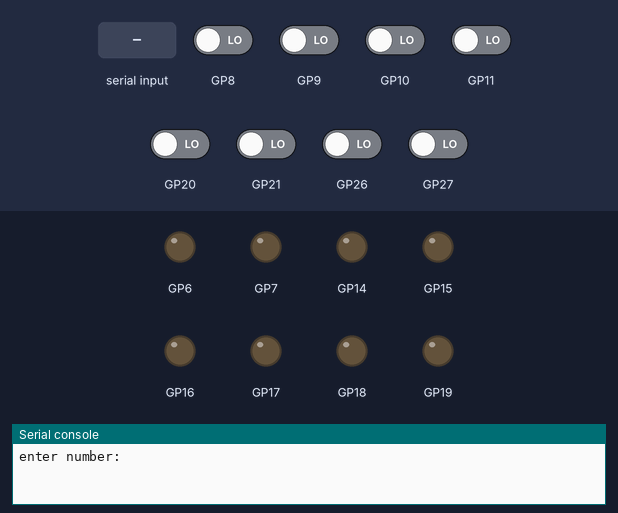
Bench run of a program on a simulated Raspberry Pi Pico running MicroPython. Parts: output pins drawn as LEDs (lit = HIGH), the last lines printed to the serial console. Inputs (shaded band) come from the test bench; at power-on: GP8–11, GP20, GP21, GP26, GP27 LOW.

Above: at 1.2 s.
1.3 s: "8" typed at the serial console, then Enter
At 2.5 s:
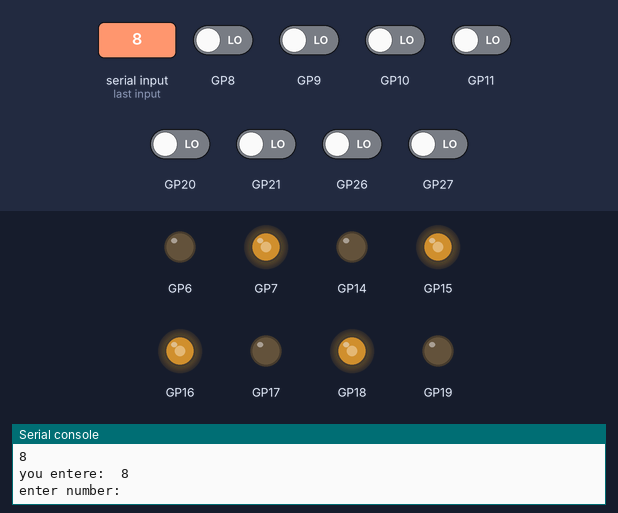
2.8 s: "5" typed at the serial console, then Enter
At 3.6 s:
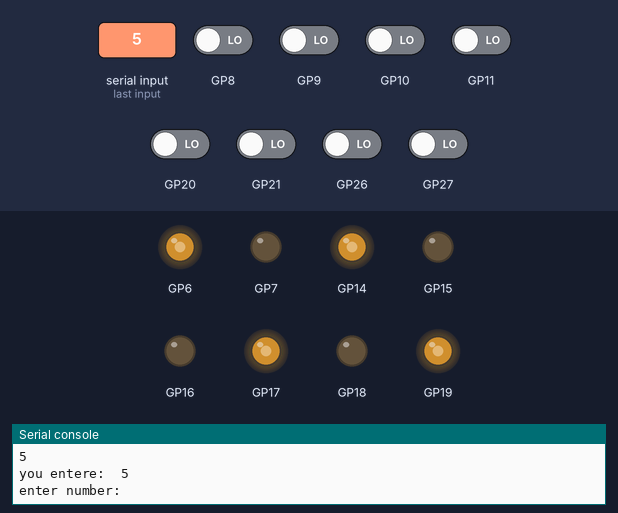
4.3 s: "4" typed at the serial console, then Enter
At 4.8 s:
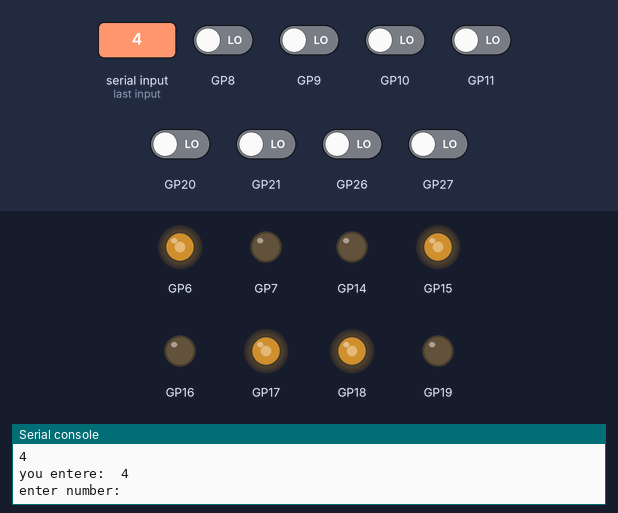
5.8 s: "6" typed at the serial console, then Enter
At 7.0 s:
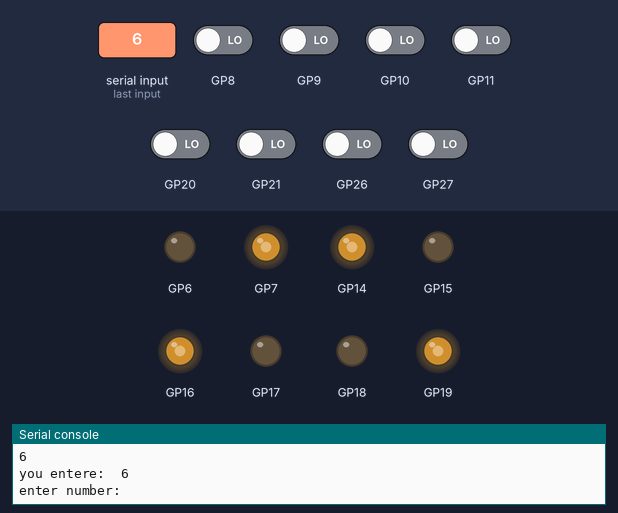
7.3 s: "3" typed at the serial console, then Enter
At 8.2 s:
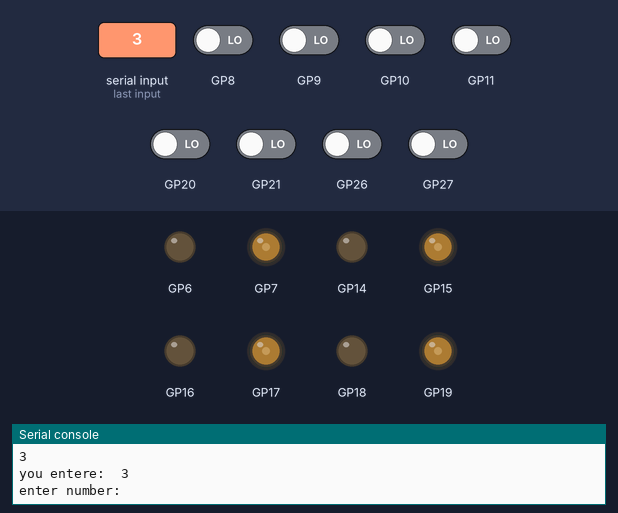
8.8 s: "1" typed at the serial console, then Enter
At 9.4 s:
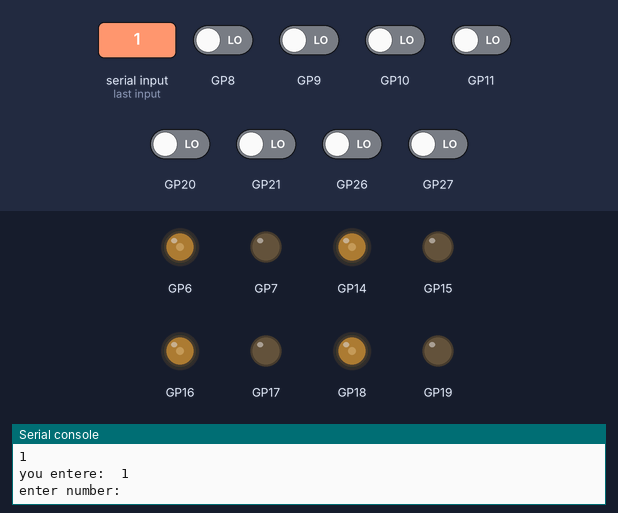
Timing chart, 0 to 11.3 s (numbered marks = the images above; inputs shaded):
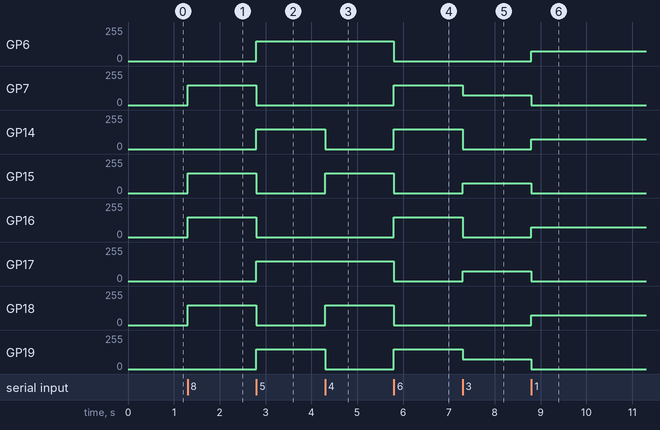

The program:

drive.py
```python
from machine import Pin, PWM, Timer, UART
import utime, time

#motor 1 depan kiri, 2 depan kanan, 3 belakang kiri, 4 belakang kanan

# Define GPIO pins for each encoder channel
encoder_channels = [(8, 9), (26, 27), (10, 11), (20, 21)]  # Each tuple contains (channel_A, channel_B) pins for an encoder

# Define driver pins for motors
motor_pins = [(6, 7), (19, 18), (14, 15), (17, 16)]  # Each tuple contains (RPWM, LPWM) pins for a motor

# Set up the GPIO pins as outputs for motors
motors = []
for rpwm_pin, lpwm_pin in motor_pins:
    rpwm = Pin(rpwm_pin, Pin.OUT)
    lpwm = Pin(lpwm_pin, Pin.OUT)
    motors.append((PWM(rpwm), PWM(lpwm)))

# Set PWM frequency and initial duty cycle for all motors
for rpwm, lpwm in motors:
    rpwm.freq(1000)
    lpwm.freq(1000)
    rpwm.duty_u16(0)
    lpwm.duty_u16(0)

# Setup GPIO pins as inputs with pull-down resistors for encoders
encoders = []
for channel_A, channel_B in encoder_channels:
    encoder_A = Pin(channel_A, Pin.IN, Pin.PULL_DOWN)
    encoder_B = Pin(channel_B, Pin.IN, Pin.PULL_DOWN)
    encoders.append((encoder_A, encoder_B))

# Initialize variables to keep track of encoder states and positions
encoder_positions = [0] * len(encoder_channels)
prev_states = [(encoder_A.value(), encoder_B.value()) for encoder_A, encoder_B in encoders]

def stop_motors():
    for rpwm, lpwm in motors:
        rpwm.duty_u16(0)
        lpwm.duty_u16(0)

def encoder(encoder_index):
    global encoder_positions, prev_states
    encoder_A, encoder_B = encoders[encoder_index]
    # Read the current state of the encoder channels
    current_state = (encoder_A.value(), encoder_B.value())

    # Check for changes in encoder state
    if current_state != prev_states[encoder_index]:
        # Encoder A has changed, update position
        if current_state[0] != prev_states[encoder_index][0]:
            if current_state[0] == 1 and current_state[1] == 0:
                encoder_positions[encoder_index] -= 1
            elif current_state[0] == 0 and current_state[1] == 1:
                encoder_positions[encoder_index] += 1

    # Update encoder state variables
    prev_states[encoder_index] = current_state

    # Print the current encoder position and encoder values
    print("Encoder {}: Position: {}, Values: A={}, B={}".format(encoder_index, encoder_positions[encoder_index], current_state[0], current_state[1]))

def drive_motor(motor_index, R, L):
    rpwm, lpwm = motors[motor_index]
    rpwm.duty_u16(R * 256)
    lpwm.duty_u16(L * 256)

def stop_and_measure(timer):
    stop_motors()  # Stop all motors

def case_maju():
    drive_motor(0, 0, 150)
    drive_motor(1, 0, 150)
    drive_motor(2, 0, 150)
    drive_motor(3, 0, 150)

def case_mundur():
    drive_motor(0, 150, 0)
    drive_motor(1, 150, 0)
    drive_motor(2, 150, 0)
    drive_motor(3, 150, 0)

def case_kiri():
    drive_motor(0, 150, 0)
    drive_motor(1, 0, 150)
    drive_motor(2, 0, 150)
    drive_motor(3, 150, 0)

def case_kanan():
    drive_motor(0, 0, 150)
    drive_motor(1, 150, 0)
    drive_motor(2, 150, 0)
    drive_motor(3, 0, 150)

def case_cw():
    drive_motor(0, 0, 75)
    drive_motor(1, 75, 0)
    drive_motor(2, 0, 75)
    drive_motor(3, 75, 0)

def case_ccw():
    drive_motor(0, 75, 0)
    drive_motor(1, 0, 75)
    drive_motor(2, 75, 0)
    drive_motor(3, 0, 75)

def case_default():
    stop_motors()
    print("Default case")

def switch_case(case):
    if case == "8":
        case_maju()
    elif case == "5":
        case_mundur()
    elif case == "4":
        case_kiri()
    elif case == "6":
        case_kanan()
    elif case == "3":
        case_cw()
    elif case == "1":
        case_ccw()
    else:
        case_default()

# Create a Timer object
timer = Timer()

try:
    """# Define UART pins (TX, RX)
    uart = UART(0, baudrate=9600, tx=Pin(0), rx=Pin(1))  # Adjust pins accordingly

    # Wait for UART to initialize
    time.sleep(2)

    # Read data from UART
    received_data = uart.read()
    print("Received Data:", received_data.decode())
    switch_case(received_data.decode())
    uart.deinit()"""

    while True:
        user_input = input("enter number: ")
        print("you entere: ", user_input)
        switch_case(user_input)

    # Run all motors forward for 5 seconds
    """for motor_index in range(len(motor_pins)):
        drive_motor(motor_index, 0, 15)
    timer.init(mode=Timer.ONE_SHOT, period=3000, callback=stop_and_measure)"""

except KeyboardInterrupt:
    stop_motors()
    #uart.deinit()
    pass
```

Measured:
- after the input at 1.3 s, GP7, GP15, GP16, GP18: 0/255 → 149/255 at once
- after the input at 2.8 s, GP6, GP14, GP17, GP19: 0/255 → 149/255 at once; GP7, GP15, GP16, GP18: 149/255 → 0/255 at once
- after the input at 4.3 s, GP14, GP19: 149/255 → 0/255 at once; GP15, GP18: 0/255 → 149/255 at once
- after the input at 5.8 s, GP6, GP15, GP17, GP18: 149/255 → 0/255 at once; GP7, GP14, GP16, GP19: 0/255 → 149/255 at once
- after the input at 7.3 s, GP7, GP19: 149/255 → 75/255 at once; GP14, GP16: 149/255 → 0/255 at once; GP15, GP17: 0/255 → 75/255 at once
- after the input at 8.8 s, GP6, GP14, GP16, GP18: 0/255 → 75/255 at once; GP7, GP15, GP17, GP19: 75/255 → 0/255 at once
